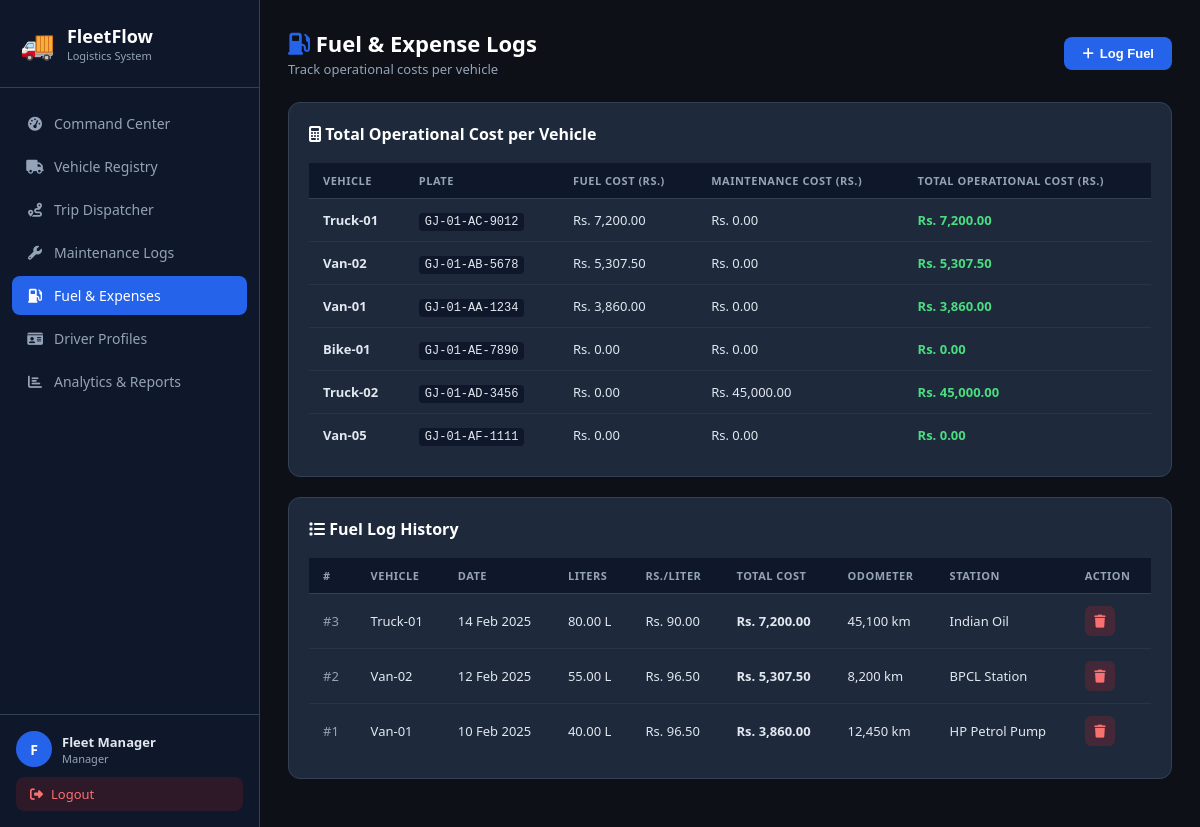
The app's page /pages/fuel.php (signed in), older data.
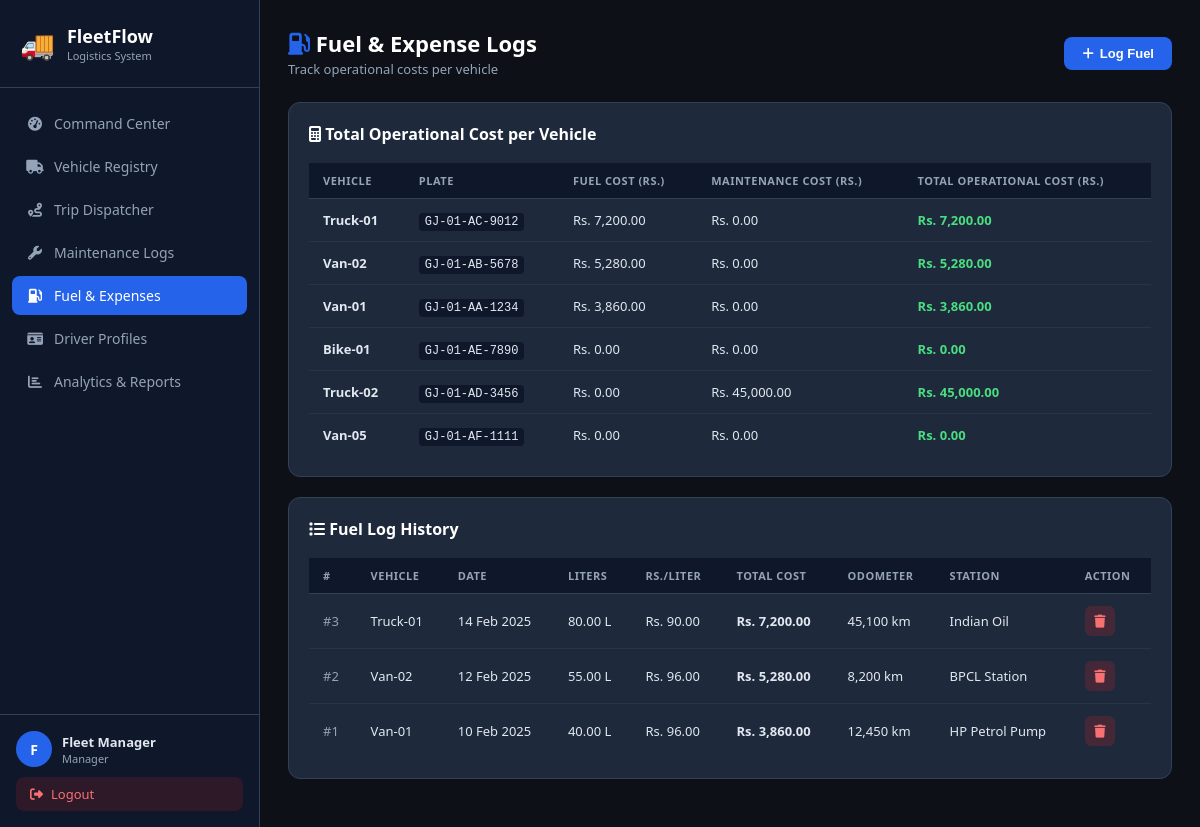
The same page, newer data.
### tables this page shows
CREATE TABLE IF NOT EXISTS vehicles (
    id INT AUTO_INCREMENT PRIMARY KEY,
    name VARCHAR(100) NOT NULL,
    model VARCHAR(100) NOT NULL,
    license_plate VARCHAR(50) NOT NULL UNIQUE,
    type ENUM('Truck','Van','Bike') NOT NULL DEFAULT 'Van',
    max_capacity DECIMAL(10,2) NOT NULL,
    odometer DECIMAL(10,2) NOT NULL DEFAULT 0,
    acquisition_cost DECIMAL(12,2) NOT NULL DEFAULT 0,
    region VARCHAR(100) NOT NULL DEFAULT '',
    status ENUM('Available','On Trip','In Shop','Retired') NOT NULL DEFAULT 'Available',
    created_at TIMESTAMP DEFAULT CURRENT_TIMESTAMP
);

CREATE TABLE IF NOT EXISTS fuel_logs (
    id INT AUTO_INCREMENT PRIMARY KEY,
    vehicle_id INT NOT NULL,
    trip_id INT DEFAULT NULL,
    liters DECIMAL(8,2) NOT NULL,
    cost_per_liter DECIMAL(8,2) NOT NULL,
    total_cost DECIMAL(12,2) NOT NULL,
    odometer_at_fill DECIMAL(10,2) NOT NULL DEFAULT 0,
    fuel_date DATE NOT NULL,
    station VARCHAR(150) NOT NULL DEFAULT '',
    created_at TIMESTAMP DEFAULT CURRENT_TIMESTAMP,
    FOREIGN KEY (vehicle_id) REFERENCES vehicles(id) ON DELETE CASCADE,
    FOREIGN KEY (trip_id) REFERENCES trips(id) ON DELETE SET NULL
);

### pages/fuel.php (the view, shortened to what this page needs)
<?php
require_once '../includes/config.php';
$logs = $conn->query("SELECT fl.*, v.name as vname FROM fuel_logs fl JOIN vehicles v ON fl.vehicle_id=v.id ORDER BY fl.id DESC");
$summary = $conn->query("SELECT v.id, v.name, v.license_plate,
    COALESCE(SUM(fl.total_cost),0) as fuel_cost,
    COALESCE((SELECT SUM(ml.cost) FROM maintenance_logs ml WHERE ml.vehicle_id=v.id),0) as maint_cost
    FROM vehicles v
    LEFT JOIN fuel_logs fl ON fl.vehicle_id=v.id
    GROUP BY v.id ORDER BY fuel_cost DESC LIMIT 10");
include '../includes/header.php';
?>
<div class="page-header">
    <div>
        <div class="page-title"><i class="fas fa-gas-pump" style="color:var(--primary)"></i> Fuel &amp; Expense Logs</div>
        <div class="page-subtitle">Track operational costs per vehicle</div>
    </div>
    <button class="btn btn-primary" onclick="openModal('addFuelModal')">
        <i class="fas fa-plus"></i> Log Fuel
    </button>
</div>
<div class="card" style="margin-bottom:20px">
    <div class="card-header">
        <div class="card-title"><i class="fas fa-calculator"></i> Total Operational Cost per Vehicle</div>
    </div>
    <div class="table-wrap">
        <table>
            <thead><tr><th>Vehicle</th><th>Plate</th><th>Fuel Cost (Rs.)</th><th>Maintenance Cost (Rs.)</th><th>Total Operational Cost (Rs.)</th></tr></thead>
            <tbody>
            <?php $summary->data_seek(0); while ($s = $summary->fetch_assoc()): ?>
            <tr>
                <td style="font-weight:600"><?= htmlspecialchars($s['name']) ?></td>
                <td><code style="background:var(--dark);padding:2px 6px;border-radius:4px;font-size:12px"><?= htmlspecialchars($s['license_plate']) ?></code></td>
                <td>Rs. <?= number_format($s['fuel_cost'], 2) ?></td>
                <td>Rs. <?= number_format($s['maint_cost'], 2) ?></td>
                <td style="font-weight:700;color:#4ade80">Rs. <?= number_format($s['fuel_cost'] + $s['maint_cost'], 2) ?></td>
            </tr>
            <?php endwhile; ?>
            </tbody>
        </table>
    </div>
</div>
<div class="card">
    <div class="card-header">
        <div class="card-title"><i class="fas fa-list"></i> Fuel Log History</div>
    </div>
    <div class="table-wrap">
        <table>
            <thead><tr><th>#</th><th>Vehicle</th><th>Date</th><th>Liters</th><th>Rs./Liter</th><th>Total Cost</th><th>Odometer</th><th>Station</th><th>Action</th></tr></thead>
            <tbody>
            <?php while ($f = $logs->fetch_assoc()): ?>
            <tr>
                <td style="color:var(--text-muted)">#<?= $f['id'] ?></td>
                <td><?= htmlspecialchars($f['vname']) ?></td>
                <td><?= date('d M Y', strtotime($f['fuel_date'])) ?></td>
                <td><?= number_format($f['liters'], 2) ?> L</td>
                <td>Rs. <?= number_format($f['cost_per_liter'], 2) ?></td>
                <td style="font-weight:600">Rs. <?= number_format($f['total_cost'], 2) ?></td>
                <td><?= number_format($f['odometer_at_fill']) ?> km</td>
                <td><?= htmlspecialchars($f['station'] ?: '—') ?></td>
                <td>
                    <form method="POST" style="display:inline" onsubmit="return confirmDelete()">
                        <button type="submit" class="action-btn delete"><i class="fas fa-trash"></i></button>
                    </form>
                </td>
            </tr>
            <?php endwhile; ?>
            </tbody>
        </table>
    </div>
</div>
<?php include '../includes/footer.php'; ?>

### includes/header.php (shortened to what this page needs)
<?php
$current_page = basename($_SERVER['PHP_SELF'], '.php');
$user_name = $_SESSION['user_name'] ?? 'User';
$user_role = $_SESSION['user_role'] ?? 'dispatcher';
?>
<!DOCTYPE html>
<html lang="en">
<head>
    <link rel="stylesheet" href="<?= BASE_URL ?>css/style.css">
    <link rel="stylesheet" href="https://cdnjs.cloudflare.com/ajax/libs/font-awesome/6.4.0/css/all.min.css">
</head>
<body>
<div class="layout">
    <aside class="sidebar">
        <div class="sidebar-logo">
            <div class="logo-icon">🚚</div>
            <div>
                <div class="logo-text">FleetFlow</div>
                <div class="logo-sub">Logistics System</div>
            </div>
        </div>
        <nav class="sidebar-nav">
            <a href="<?= BASE_URL ?>pages/dashboard.php" class="nav-item <?= $current_page==='dashboard'?'active':'' ?>">
                <i class="fas fa-tachometer-alt"></i> Command Center
            </a>
            <a href="<?= BASE_URL ?>pages/vehicles.php" class="nav-item <?= $current_page==='vehicles'?'active':'' ?>">
                <i class="fas fa-truck"></i> Vehicle Registry
            </a>
            <a href="<?= BASE_URL ?>pages/trips.php" class="nav-item <?= $current_page==='trips'?'active':'' ?>">
                <i class="fas fa-route"></i> Trip Dispatcher
            </a>
            <a href="<?= BASE_URL ?>pages/maintenance.php" class="nav-item <?= $current_page==='maintenance'?'active':'' ?>">
                <i class="fas fa-wrench"></i> Maintenance Logs
            </a>
            <a href="<?= BASE_URL ?>pages/fuel.php" class="nav-item <?= $current_page==='fuel'?'active':'' ?>">
                <i class="fas fa-gas-pump"></i> Fuel & Expenses
            </a>
            <a href="<?= BASE_URL ?>pages/drivers.php" class="nav-item <?= $current_page==='drivers'?'active':'' ?>">
                <i class="fas fa-id-card"></i> Driver Profiles
            </a>
            <a href="<?= BASE_URL ?>pages/analytics.php" class="nav-item <?= $current_page==='analytics'?'active':'' ?>">
                <i class="fas fa-chart-bar"></i> Analytics & Reports
            </a>
        </nav>
        <div class="sidebar-footer">
            <div class="user-info">
                <div class="user-avatar"><?= strtoupper(substr($user_name,0,1)) ?></div>
                <div>
                    <div class="user-name"><?= htmlspecialchars($user_name) ?></div>
                    <div class="user-role"><?= ucfirst(str_replace('_',' ',$user_role)) ?></div>
                </div>
            </div>
            <a href="<?= BASE_URL ?>logout.php" class="logout-btn"><i class="fas fa-sign-out-alt"></i> Logout</a>
        </div>
    </aside>
    <main class="main-content">

### includes/footer.php (shortened to what this page needs)
    </main>
</div>
</body>
</html>

### css/style.css (style rules this page uses)
:root { --primary: #2563eb; --primary-dark: #1d4ed8; --secondary: #7c3aed; --success: #16a34a; --warning: #d97706; --danger: #dc2626; --info: #0891b2; --dark: #0f172a; --dark2: #1e293b; --dark3: #334155; --text: #e2e8f0; --text-muted: #94a3b8; --border: #334155; --card-bg: #1e293b; --sidebar-bg: #0f172a; --body-bg: #0d1117; --input-bg: #0f172a; }
* { margin: 0; padding: 0; box-sizing: border-box; }
body { font-family: 'Segoe UI', system-ui, -apple-system, sans-serif; background: var(--body-bg); color: var(--text); min-height: 100vh; }
.layout { display: flex; min-height: 100vh; }
.sidebar { width: 260px; background: var(--sidebar-bg); border-right: 1px solid var(--border); display: flex; flex-direction: column; position: fixed; top: 0; left: 0; bottom: 0; z-index: 100; overflow-y: auto; }
.sidebar-logo { display: flex; align-items: center; gap: 12px; padding: 24px 20px; border-bottom: 1px solid var(--border); }
.logo-icon { font-size: 28px; }
.logo-text { font-size: 18px; font-weight: 700; color: #fff; }
.logo-sub { font-size: 11px; color: var(--text-muted); }
.sidebar-nav { flex: 1; padding: 16px 12px; }
.nav-item { display: flex; align-items: center; gap: 10px; padding: 10px 14px; border-radius: 8px; color: var(--text-muted); text-decoration: none; font-size: 14px; font-weight: 500; margin-bottom: 4px; transition: all 0.2s; }
.nav-item.active { background: var(--primary); color: #fff; }
.nav-item i { width: 18px; text-align: center; }
.sidebar-footer { padding: 16px; border-top: 1px solid var(--border); }
.user-info { display: flex; align-items: center; gap: 10px; margin-bottom: 10px; }
.user-avatar { width: 36px; height: 36px; background: var(--primary); border-radius: 50%; display: flex; align-items: center; justify-content: center; font-weight: 700; font-size: 14px; color: #fff; flex-shrink: 0; }
.user-name { font-size: 13px; font-weight: 600; color: var(--text); }
.user-role { font-size: 11px; color: var(--text-muted); }
.logout-btn { display: flex; align-items: center; gap: 8px; padding: 8px 14px; background: rgba(220,38,38,0.15); color: #f87171; border-radius: 8px; text-decoration: none; font-size: 13px; transition: all 0.2s; }
.main-content { margin-left: 260px; flex: 1; padding: 28px; min-height: 100vh; }
.page-header { display: flex; align-items: center; justify-content: space-between; margin-bottom: 24px; }
.page-title { font-size: 22px; font-weight: 700; color: #fff; }
.page-subtitle { font-size: 13px; color: var(--text-muted); margin-top: 2px; }
.card { background: var(--card-bg); border: 1px solid var(--border); border-radius: 12px; padding: 20px; margin-bottom: 20px; }
.card-header { display: flex; align-items: center; justify-content: space-between; margin-bottom: 18px; }
.card-title { font-size: 16px; font-weight: 600; color: #fff; }
.table-wrap { overflow-x: auto; }
table { width: 100%; border-collapse: collapse; }
th { background: var(--dark); padding: 10px 14px; text-align: left; font-size: 11px; font-weight: 600; text-transform: uppercase; letter-spacing: 0.5px; color: var(--text-muted); border-bottom: 1px solid var(--border); }
td { padding: 12px 14px; font-size: 13px; border-bottom: 1px solid rgba(51,65,85,0.5); vertical-align: middle; }
tr:last-child td { border-bottom: none; }
.btn { display: inline-flex; align-items: center; gap: 6px; padding: 9px 18px; border-radius: 8px; font-size: 13px; font-weight: 600; cursor: pointer; border: none; text-decoration: none; transition: all 0.2s; }
.btn-primary { background: var(--primary); color: #fff; }
.action-btn { display: inline-flex; align-items: center; justify-content: center; width: 30px; height: 30px; border-radius: 6px; border: none; cursor: pointer; font-size: 13px; transition: all 0.2s; text-decoration: none; }
.action-btn.delete { background: rgba(220,38,38,0.2); color: #f87171; }

Row changes from the older to the newer data that the page shows:
computed for vehicles "Van-02": fuel_cost "5,307.50" → "5,280.00"; maint_cost "5,307.50" → "5,280.00"
changed fuel_logs "12 Feb 2025": cost_per_liter "96.50" → "96.00"; total_cost "5,307.50" → "5,280.00"
changed fuel_logs "10 Feb 2025": cost_per_liter "96.50" → "96.00"
